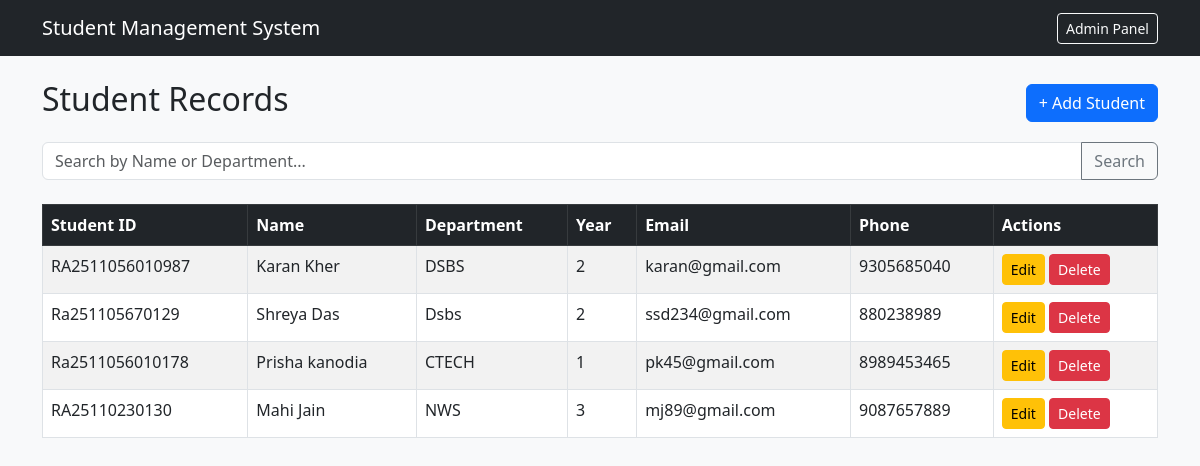
The page / on the database its author committed.
### students/models.py (models this page shows, shortened)
class Student(models.Model):
    student_id = models.CharField(max_length=20, unique=True, help_text="e.g., STU1024")
    name = models.CharField(max_length=100)
    department = models.CharField(max_length=100)
    year = models.IntegerField(help_text="Enter year (1-4)")
    email = models.EmailField(unique=True)
    phone_number = models.CharField(max_length=15)
    created_at = models.DateTimeField(auto_now_add=True)

### students/views.py (the view)
# urls.py: path('', views.student_list, name='student_list'),
def student_list(request):
    query = request.GET.get('q', '')
    students = Student.objects.all()
    if query:
        students = students.filter(
            Q(name__icontains=query) | Q(department__icontains=query)
        )
    return render(request, 'students/student_list.html', {'students': students, 'query': query})

### students/templates/students/student_list.html (shortened to what this page needs)
{% extends 'students/base.html' %}
{% block content %}
<div class="d-flex justify-content-between align-items-center mb-3">
    <h2>Student Records</h2>
    <a href="{% url 'student_create' %}" class="btn btn-primary">+ Add Student</a>
</div>
<form method="GET" action="{% url 'student_list' %}" class="mb-4">
    <div class="input-group">
        <input type="text" name="q" class="form-control" placeholder="Search by Name or Department..." value="{{ query }}">
        <button class="btn btn-outline-secondary" type="submit">Search</button>
    </div>
</form>
<table class="table table-striped table-bordered bg-white">
    <thead class="table-dark">
        <tr>
            <th>Student ID</th>
            <th>Name</th>
            <th>Department</th>
            <th>Year</th>
            <th>Email</th>
            <th>Phone</th>
            <th>Actions</th>
        </tr>
    </thead>
    <tbody>
        {% for student in students %}
        <tr>
            <td>{{ student.student_id }}</td>
            <td>{{ student.name }}</td>
            <td>{{ student.department }}</td>
            <td>{{ student.year }}</td>
            <td>{{ student.email }}</td>
            <td>{{ student.phone_number }}</td>
            <td>
                <a href="{% url 'student_update' student.pk %}" class="btn btn-sm btn-warning">Edit</a>
                <a href="{% url 'student_delete' student.pk %}" class="btn btn-sm btn-danger">Delete</a>
            </td>
        </tr>
        {% empty %}
        <tr><td colspan="7" class="text-center">No students found.</td></tr>
        {% endfor %}
    </tbody>
</table>
{% endblock %}

### students/templates/students/base.html (shortened to what this page needs)
<!DOCTYPE html>
<html lang="en">
<head>
    <link href="https://cdn.jsdelivr.net/npm/bootstrap@5.3.0/dist/css/bootstrap.min.css" rel="stylesheet">
</head>
<body class="bg-light">
    <nav class="navbar navbar-dark bg-dark mb-4">
        <div class="container">
            <a class="navbar-brand" href="{% url 'student_list' %}">Student Management System</a>
            <a href="/admin" class="btn btn-outline-light btn-sm">Admin Panel</a>
        </div>
    </nav>
    <div class="container">
        {% block content %}
        {% endblock %}
    </div>
</body>
</html>

### rows shown on the page
Student: student_id "RA2511056010987", name "Karan Kher", department "DSBS", year "2", email "karan@gmail.com", phone_number "9305685040"
Student: student_id "Ra251105670129", name "Shreya Das", department "Dsbs", year "2", email "ssd234@gmail.com", phone_number "880238989"
Student: student_id "Ra2511056010178", name "Prisha kanodia", department "CTECH", year "1", email "pk45@gmail.com", phone_number "8989453465"
Student: student_id "RA25110230130", name "Mahi Jain", department "NWS", year "3", email "mj89@gmail.com", phone_number "9087657889"
